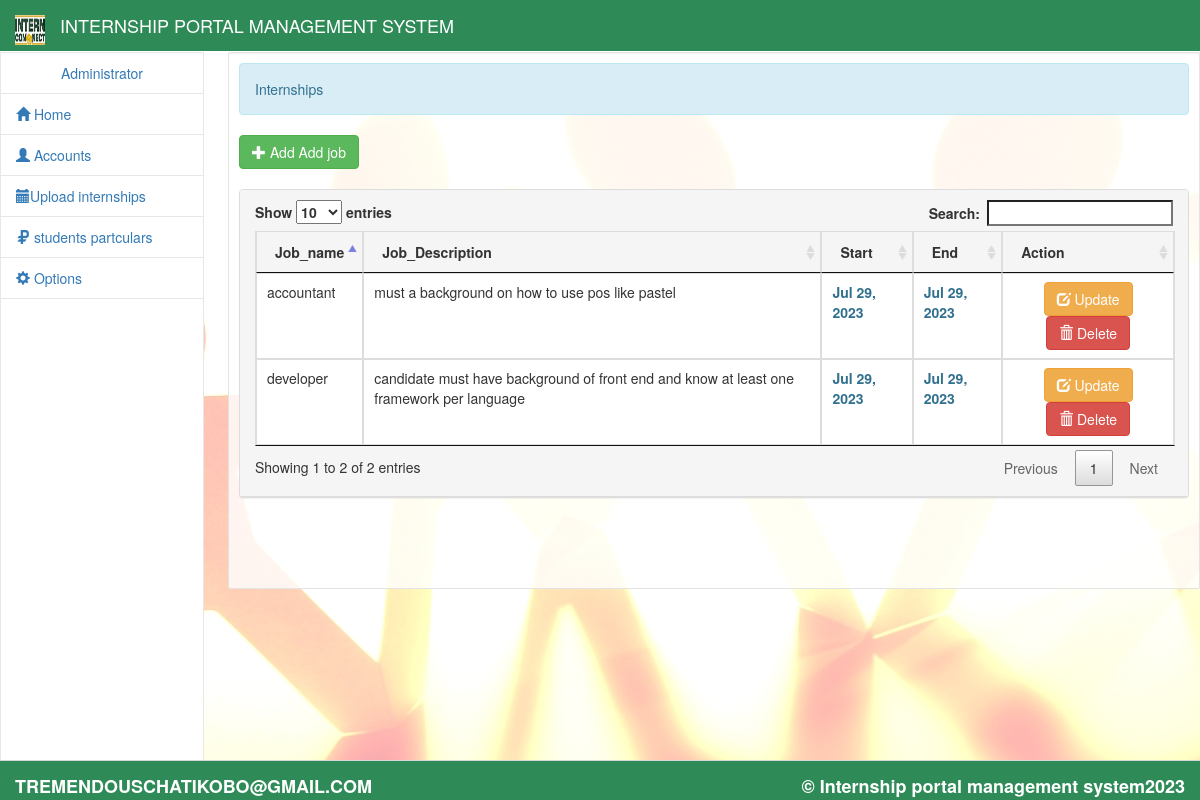
The app's page /admin/activity.php (signed in) with its own data.
### tables this page shows
CREATE TABLE IF NOT EXISTS `activity` (
  `activity_id` int(11) NOT NULL,
  `title` varchar(50) NOT NULL,
  `description` text NOT NULL,
  `start` varchar(10) NOT NULL,
  `end` varchar(10) NOT NULL,
  `month` varchar(8) NOT NULL,
  `year` varchar(5) NOT NULL
);

### admin/activity.php (the view, shortened to what this page needs)
<!DOCTYPE html>
<html lang = "eng">
	<head>
		<link rel = "stylesheet" type = "text/css" href = "../css/bootstrap.css" />
		<link rel = "stylesheet" type = "text/css" href = "../css/style.css" />
		<link rel = "stylesheet" type = "text/css" href = "../css/jquery-ui.css" />
		<link rel = "stylesheet" type = "text/css" href = "../css/jquery.dataTables.css" />
	</head>
<body>
<?php include'head.php'?>
<?php include 'sidebar.php'?>
		<div id = "sidecontent" class = "well pull-right">
			<div class = "alert alert-info">Internships</div>
			<button type = "button" id = "add_activity" class = "btn btn-success"><span class = "glyphicon glyphicon-plus"></span> Add Add job</button>
			<br />
			<br />
			<div id = "act_table" class = "panel panel-default">
				<div  class = " panel-heading">
					<table id = "table" class = "table table-bordered">
						<thead>
							<tr>
								<th>Job_name</th>
								<th>Job_Description</th>
								<th>Start</th>
								<th>End</th>
								<th>Action</th>
							</tr>
						</thead>
						<tbody>
							<?php
							$act_query = $conn->query("SELECT * FROM `activity`") or die(mysqli_error());
							while($act_fetch = $act_query->fetch_array()){
							?>
							<tr>
								<td><?php echo $act_fetch['title']?></td>
								<td><?php echo $act_fetch['description']?></td>
								<td><?php echo "<label class = 'text-info'>".date("M d, Y", strtotime($act_fetch['start']))."</label>"?></td>
								<td><?php echo "<label class = 'text-info'>".date("M d, Y", strtotime($act_fetch['end']))."</label>"?></td>
								<td><center><a href = "edit_activity.php?activity_id=<?php echo $act_fetch['activity_id']?>" class = "btn btn-warning"><span class=  "glyphicon glyphicon-edit"></span> Update</a> <a href = "#" data-toggle = "modal" data-target = "#delete_activity" name = "<?php echo $act_fetch['activity_id']?>" class = "btn btn-danger activity_id"><span class=  "glyphicon glyphicon-trash"></span> Delete</a></center></td>
							</tr>
							<?php
								}
							?>
						</tbody>
					</table>
				</div>
			</div>
		<br /><br /><br />
		</div>
	<br />
	<br />
	<br />
	<br />
	<br />
	<br />
	<br />
	<br />
	<br />
	<nav class = "navbar-default" id = "footer">
		<label class = "navbar-brand pull-right">&copy; Internship portal management system<?php echo date('Y', strtotime('+8 HOURS'))?></label>
		<label class = "navbar-brand ">TREMENDOUSCHATIKOBO@GMAIL.COM</label>
	</nav>
</body>
</html>

### admin/sidebar.php (shortened to what this page needs)
<div id = "sidebar">
	<ul id = "menu" class = "nav menu">
		<li>
			<a>
				<?php
					require_once '../connect.php';
					$q_admin_side = $conn->query("SELECT * FROM `admin` WHERE `admin_id` = '$_SESSION[admin_id]'") or die(mysqli_error());
					$f_admin_side = $q_admin_side->fetch_array();
					echo "<center>".$f_admin_side['name']."</center>";
				?>
			</a>
		</li>
		<li><a href = "home.php"><i class = "glyphicon glyphicon-home"></i> Home</a></li>
		<li><a href = ""><i class = "glyphicon glyphicon-user"></i> Accounts</a>
		</li>
		<li><a href = "activity.php"><i class = "glyphicon glyphicon-calendar"></i>Upload internships</a></li>
		<li><a href = "student.php"><i class = "glyphicon glyphicon-ruble"></i> students partculars</a></li>
		<li><a href = ""><i class = "glyphicon glyphicon-cog"></i> Options</a>
		</li>
	</ul>
</div>

### css/style.css (style rules this page uses)
body { background:url('../images/background.jpg') no-repeat; }
#footer { height:40px; width:100%; filter: none; border: 1px solid #D5D5D5; position: fixed; right: 0; left: 0; z-index: 1030; bottom: 0; border-width: 1px 0 0; }
#sidebar { top:52px; width:17%; position:fixed; height:100%; border:1px solid #e7e7e7; background-color:#fff; }
#sidecontent { width:81%; word-wrap:break-word; margin-top:52px; background-color:rgba(255, 255, 255, 0.8); padding:10px; border-radius:2px; }
.menu li { border-bottom:1px solid #E7E7E7; }

### records on screen
activity: title "accountant", description "must a background on how to use pos like pastel", start "Jul 29, 2023", end "Jul 29, 2023"
activity: title "developer", description "candidate must have background of front end and know at least one framework per language", start "Jul 29, 2023", end "Jul 29, 2023"

### other values on screen
$f_admin_side['name'] "Administrator"
